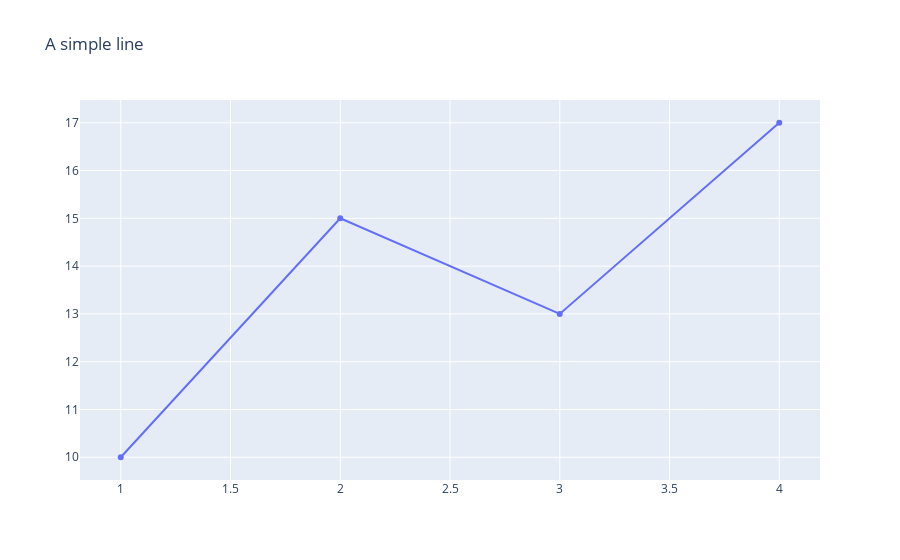

Here is the notebook cell this chart was saved with:
### Markdown cell above
В plotly за данные внутри оси координаты и всю "красоту" (подписи, шкалы, фон, сетка и т.д.) отвечают два разных объекта - data и layout. 

```fig = go.Figure(data = our_data)```

Здесь объект data принимает данные, из которых figure построит нам график. Как мы увидим ниже, аттрибуты данных тоже настраиваются объекте данных (например, цвет или размер точек).

За внешний вид этого графика отвечает layout - там довольно много параметров, которые можно настроить, которые задаются через словари, где ключ - параметр, а значение - то, как мы хотим его изменить (текст, числовое значение и т.д.). 

https://plot.ly/python/reference/ - здесь можно посмотреть, какие типы графиков вообще есть и какие параметры можно настраивать в каждом из них.

В объект layout мы передаем словарь, где ключ - ключевое слово, а значение - то, что мы ему присваиваем. Обратите внимание, в синтаксе ниже показаны три варианта, как это можно записать. Все они эквивалентны.

### Code cell
trace0 = go.Scatter(
    x=[1, 2, 3, 4],
    y=[10, 15, 13, 17]
)

our_data = [trace0]
our_layout = dict(title = 'A simple line')
# our_layout = {'title' : 'A simple line'}
# our_layout = go.Layout(title = 'A simple line')

# после того, как создали отдельно объекты и для data, и для layout, передаем их функции go.Figure()
fig = go.Figure(data=our_data, layout=our_layout)

fig.show()

### Figure 1 — Plotly figure (JSON) as saved in the notebook; plotly's stock layout.template omitted (floating-point values rounded to 4 significant figures)
{"data": [{"type": "scatter", "x": [1, 2, 3, 4], "y": [10, 15, 13, 17]}], "layout": {"title": {"text": "A simple line"}}}
